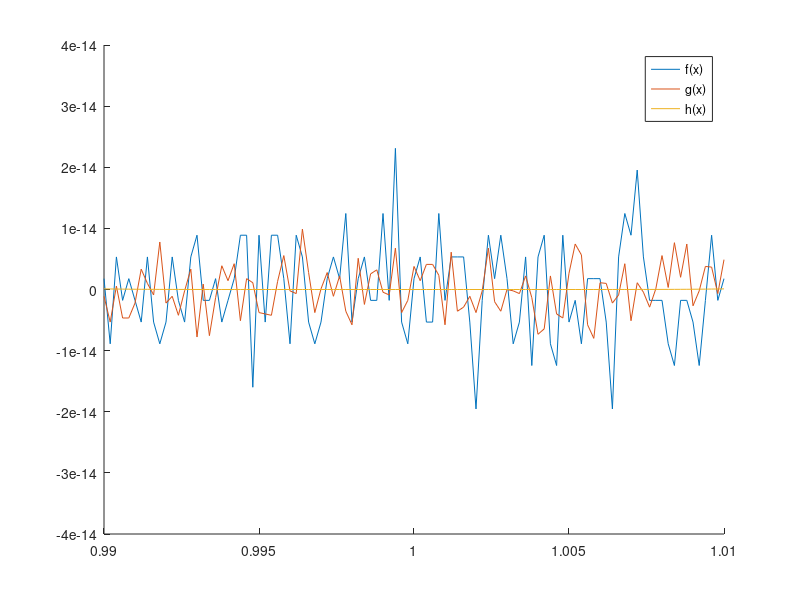

MATLAB code for this plot:
A=[     1.77636e-15   -1.11022e-15          1e-16;
   -8.88178e-15   -5.32907e-15    8.50763e-17;
    5.32907e-15    5.55112e-16     7.2139e-17;
   -1.77636e-15   -4.66294e-15    6.09569e-17;
    1.77636e-15   -4.66294e-15    5.13219e-17;
   -1.77636e-15   -2.22045e-15    4.30467e-17;
   -5.32907e-15    3.33067e-15    3.59635e-17;
    5.32907e-15    9.99201e-16    2.99218e-17;
   -5.32907e-15   -8.88178e-16    2.47876e-17;
   -8.88178e-15    7.77156e-15    2.04414e-17;
   -5.32907e-15   -2.22045e-15    1.67772e-17;
    5.32907e-15   -1.11022e-15    1.37011e-17;
   -1.77636e-15   -4.21885e-15    1.11303e-17;
   -5.32907e-15   -2.22045e-16    8.99195e-18;
    5.32907e-15    3.33067e-15    7.22204e-18;
    8.88178e-15   -7.77156e-15     5.7648e-18;
   -1.77636e-15    8.88178e-16    4.57163e-18;
   -1.77636e-15   -7.54952e-15    3.60041e-18;
    1.77636e-15   -1.33227e-15    2.81475e-18;
   -5.32907e-15    3.88578e-15     2.1834e-18;
   -1.77636e-15    1.44329e-15    1.67962e-18;
    1.77636e-15    4.21885e-15    1.28063e-18;
    8.88178e-15   -5.10703e-15    9.67173e-19;
    8.88178e-15    1.77636e-15     7.2302e-19;
   -1.59872e-14    1.11022e-15    5.34597e-19;
    8.88178e-15   -3.77476e-15    3.90625e-19;
   -5.32907e-15    -3.9968e-15    2.81793e-19;
    8.88178e-15   -4.21885e-15    2.00476e-19;
    8.88178e-15    1.33227e-15    1.40482e-19;
    1.77636e-15    5.55112e-15    9.68265e-20;
   -8.88178e-15   -2.22045e-16     6.5536e-20;
    8.88178e-15   -6.66134e-16    4.34779e-20;
    5.32907e-15    9.88098e-15    2.82111e-20;
   -5.32907e-15    2.77556e-15    1.78579e-20;
   -8.88178e-15   -3.77476e-15    1.09951e-20;
   -5.32907e-15    1.11022e-16      6.561e-21;
    1.77636e-15    2.77556e-15    3.77802e-21;
    5.32907e-15   -1.11022e-15    2.08827e-21;
    1.77636e-15    2.22045e-15    1.10075e-21;
    1.24345e-14   -3.55271e-15    5.48759e-22;
   -5.32907e-15   -5.77316e-15       2.56e-22;
    1.77636e-15    5.10703e-15      1.102e-22;
    5.32907e-15   -2.44249e-15    4.29497e-23;
   -1.77636e-15    2.55351e-15    1.47579e-23;
   -1.77636e-15    3.21965e-15    4.29982e-24;
    1.24345e-14   -4.44089e-16          1e-24;
   -1.77636e-15   -8.88178e-16    1.67772e-25;
    2.30926e-14    6.77236e-15    1.67962e-26;
   -5.32907e-15   -3.77476e-15     6.5536e-28;
   -8.88178e-15   -1.77636e-15       2.56e-30;
    1.77636e-15    3.77476e-15   2.30824e-120;
    5.32907e-15    1.44329e-15       2.56e-30;
   -5.32907e-15    4.10783e-15     6.5536e-28;
   -5.32907e-15    4.10783e-15    1.67962e-26;
    1.24345e-14    2.33147e-15    1.67772e-25;
   -1.77636e-15   -5.77316e-15          1e-24;
    5.32907e-15    6.10623e-15    4.29982e-24;
    5.32907e-15   -3.55271e-15    1.47579e-23;
    5.32907e-15   -2.88658e-15    4.29497e-23;
   -5.32907e-15   -1.11022e-15      1.102e-22;
   -1.95399e-14   -3.77476e-15       2.56e-22;
   -1.77636e-15   -2.22045e-16    5.48759e-22;
    8.88178e-15    6.77236e-15    1.10075e-21;
    1.77636e-15    -1.9984e-15    2.08827e-21;
    8.88178e-15   -3.55271e-15    3.77802e-21;
    1.77636e-15              0      6.561e-21;
   -8.88178e-15   -2.22045e-16    1.09951e-20;
   -5.32907e-15   -6.66134e-16    1.78579e-20;
    5.32907e-15    2.22045e-15    2.82111e-20;
   -1.24345e-14   -1.33227e-15    4.34779e-20;
    5.32907e-15   -7.32747e-15     6.5536e-20;
    8.88178e-15   -6.43929e-15    9.68265e-20;
   -8.88178e-15    2.22045e-15    1.40482e-19;
   -1.24345e-14    -3.9968e-15    2.00476e-19;
    8.88178e-15   -4.66294e-15    2.81793e-19;
   -5.32907e-15    2.66454e-15    3.90625e-19;
   -1.77636e-15    7.43849e-15    5.34597e-19;
   -8.88178e-15    5.66214e-15     7.2302e-19;
    1.77636e-15   -5.77316e-15    9.67173e-19;
    1.77636e-15   -7.99361e-15    1.28063e-18;
    1.77636e-15    1.11022e-15    1.67962e-18;
   -5.32907e-15    9.99201e-16     2.1834e-18;
   -1.95399e-14   -2.22045e-15    2.81475e-18;
    5.32907e-15   -8.88178e-16    3.60041e-18;
    1.24345e-14    4.21885e-15    4.57163e-18;
    8.88178e-15   -5.10703e-15     5.7648e-18;
    1.95399e-14    1.11022e-15    7.22204e-18;
    5.32907e-15   -4.44089e-16    8.99195e-18;
   -1.77636e-15   -2.88658e-15    1.11303e-17;
   -1.77636e-15    1.11022e-16    1.37011e-17;
   -1.77636e-15    5.55112e-15    1.67772e-17;
   -8.88178e-15    3.33067e-16    2.04414e-17;
   -1.24345e-14    7.66054e-15    2.47876e-17;
   -1.77636e-15     1.9984e-15    2.99218e-17;
   -1.77636e-15    7.43849e-15    3.59635e-17;
   -5.32907e-15   -2.66454e-15    4.30467e-17;
   -1.24345e-14   -2.22045e-16    5.13219e-17;
   -1.77636e-15    3.77476e-15    6.09569e-17;
    8.88178e-15    3.66374e-15     7.2139e-17;
   -1.77636e-15   -6.66134e-16    8.50763e-17;
    1.77636e-15    4.88498e-15          1e-16;];

x = 0.99:0.0002:1.01;

hold on

plot(x,A(:,1));
plot(x,A(:,2));
plot(x,A(:,3));
legend('f(x)','g(x)','h(x)');